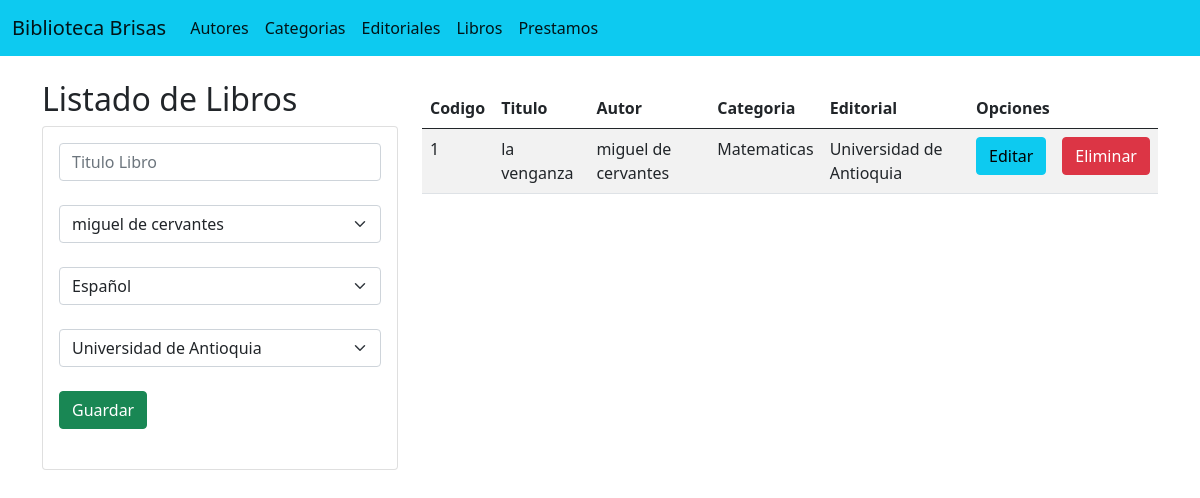
The page /Libros/ on the database its author committed.
### Libros/models.py (models this page shows, shortened)
class Libro(models.Model):
    idLibro = models.AutoField(primary_key=True)
    tituloLibro = models.CharField(max_length=100)
    activoLibro = models.BooleanField(default=True)
    actualizaLibro = models.DateField(auto_now_add=True)
    id_categoria = models.ForeignKey(Categoria,null=False, blank=False,on_delete=models.CASCADE)
    id_editorial = models.ForeignKey(Editorial, null=False, blank=False, on_delete=models.CASCADE)
    id_autor = models.ForeignKey(Autor, null=False, blank=False, on_delete=models.CASCADE)

class Autor(models.Model):
    idAutor = models.AutoField( primary_key=True)
    NombreAutor = models.CharField(max_length=100)
    activoAutor = models.BooleanField(default=True)
    actualizaAutor = models.DateField(auto_now_add=True)
    def __str__(self) :
        texto = "{0}"
        return texto.format(self.NombreAutor)

class Categoria(models.Model):
    idCategoria = models.AutoField( primary_key=True)
    NombreCategoria = models.CharField(max_length=100)
    activoCategoria = models.BooleanField(default=True)
    actualizaCategoria = models.DateField(auto_now_add=True)
    def __str__(self) :
        texto = "{0}"
        return texto.format(self.NombreCategoria)

class Editorial(models.Model):
    idEditorial = models.AutoField( primary_key=True)
    NombreEditorial = models.CharField(max_length=100)
    activoEditorial = models.BooleanField(default=True)
    actualizaEditorial = models.DateField(auto_now_add=True)
    def __str__(self) :
        texto = "{0}"
        return texto.format(self.NombreEditorial)

### Libros/views.py (the view)
# urls.py: path('Libros/', views.libro, name='Libros'),
def libro(request):
    libro = Libro.objects.all()
    autores = Autor.objects.all()
    categorias = Categoria.objects.all()
    editorial = Editorial.objects.all()
    return render(request, "Libros.html", ({"libros":libro,"autor": autores,"categoria":categorias, "editoriales":editorial}))

### Libros/templates/Libros.html (shortened to what this page needs)
{% extends "./base.html" %}
{% block body%}
<div class="row">
    <div class="col-sm-12 col-md-6 col-lg-4 col-xl-4">
        <h2>Listado de Libros</h2>
        <div class="card">
            <div class="card-body">
                <form action="/registrarLibro/" method="post">{% csrf_token %}
                    <div class="form-group">
                        <input type="text" id="txtTitulo" name="txtTitulo" class="form-control" placeholder="Titulo Libro" required>
                    </div>
                    <br>
                    <div class="form-group">
                        <select class="form-select" aria-label="Default select example" id="txtAutorLibro" name="txtAutorLibro">
                            {% for a in autor%}
                            <option value={{a.idAutor}}>{{a.NombreAutor}}</option>
                            {% endfor %}
                        </select>
                    </div>
                    <br>
                    <div class="form-group">
                        <select class="form-select" aria-label="Default select example" id="txtCategoriaLibro" name="txtCategoriaLibro">
                            {% for c in categoria%}
                            <option value={{c.idCategoria}}>{{c.NombreCategoria}}</option>
                            {% endfor %}
                        </select>
                    </div>
                    <br>
                    <div class="form-group">
                        <select class="form-select" aria-label="Default select example" id="txtEditorialLibro" name="txtEditorialLibro">
                            {% for e in editoriales%}
                            <option value="{{e.idEditorial}}">{{e.NombreEditorial}}</option>
                            {% endfor %}
                        </select>
                    </div>
                    <br>
                    <div class="form-group">
                        <button type="submit" class="btn btn-success btn-block text-white">Guardar</button>
                    </div>
                    <br>
                </form>
            </div>
        </div>
    </div>
    <div class="col-sm-12 col-md-6 col-lg-8 col-xl-8">
        <div class="table-responsive py-2">
            <table class="table table-striped">
                <thead>
                    <tr>
                        <th>Codigo</th>
                        <th>Titulo</th>
                        <th>Autor</th>
                        <th>Categoria</th>
                        <th>Editorial</th>
                        <th colspan="2">Opciones</th>
                    </tr>
                </thead>
                <tbody>
                    {% for l in libros%}
                    <tr>
                        <td>{{l.idLibro}}</td>
                        <td>{{l.tituloLibro}}</td>
                        <td>{{l.id_autor}}</td>
                        <td>{{l.id_categoria}}</td>
                        <td>{{l.id_editorial}}</td>
                        <td><a href="EdicionLibro/{{l.idLibro}}" class="btn btn-info">Editar</a></td>
                        <td><a href="eliminarLibro/{{l.idLibro}}" class="btn btn-danger">Eliminar</a></td>
                    </tr>
                    {% endfor %}
                </tbody>
            </table>
        </div>
    </div>
</div>
{% endblock %}

### rows shown on the page
Libro: idLibro "1", tituloLibro "la venganza", id_autor "miguel de cervantes", id_categoria "Matematicas", id_editorial "Universidad de Antioquia"

### other values the page prints
form field txtAutorLibro "miguel de cervantes"
form field txtCategoriaLibro "Español"
form field txtEditorialLibro "Universidad de Antioquia"
